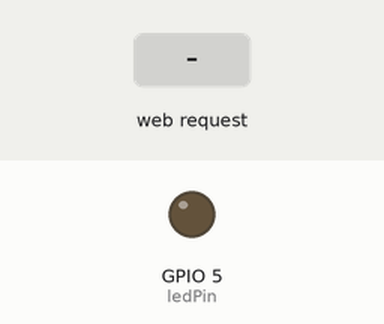
Recording of a sketch running on a simulated ESP8266 (NodeMCU). Parts: output pins drawn as LEDs (lit = HIGH). Inputs (shaded band) come from the test bench. WiFi joins after 1.5 s; servers stay silent unless stated; what the sketch prints to the serial monitor is not drawn.

Above: at 2.7 s.
2.8 s: HTTP request GET /LED=ON received
At 3.8 s:
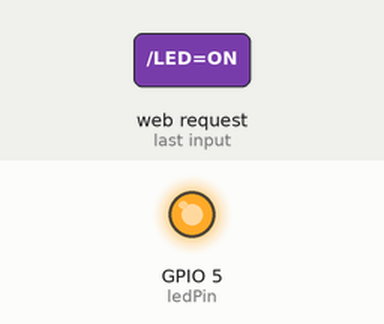
4.3 s: HTTP request GET /LED=OFF received
At 4.9 s:
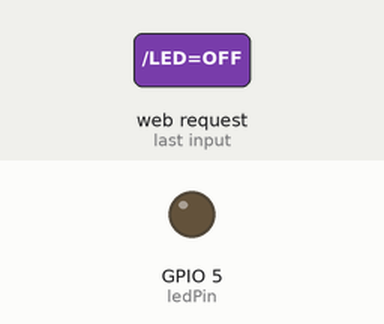
Timing chart, 0 to 7.3 s (numbered marks = the images above; inputs shaded):
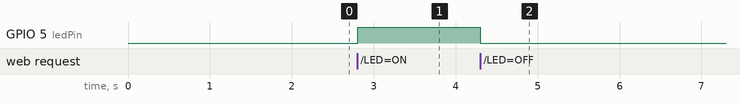

Measured:
- after the input at 2.8 s, GPIO 5 (ledPin): LOW → HIGH at once
- after the input at 4.3 s, GPIO 5 (ledPin): HIGH → LOW at once

The sketch:

esp8266Wifi.ino
```cpp
#include <ESP8266WiFi.h>

// Replace with your network credentials
const char* ssid = "JsIndustries";
const char* password = "Jesussaves";

// Create an instance of the server
WiFiServer server(80);

// LED pin
const int ledPin = 5;

void setup() {
  // Initialize the LED pin as an output
  pinMode(ledPin, OUTPUT);

  // Connect to Wi-Fi
  Serial.begin(9600);
  delay(10);
  Serial.println();
  Serial.print("Connecting to ");
  Serial.println(ssid);
  WiFi.begin(ssid, password);

  while (WiFi.status() != WL_CONNECTED) {
    delay(500);
    Serial.print(".");
  }

  Serial.println("");
  Serial.println("WiFi connected");

  // Start the server
  server.begin();
  Serial.println("Server started");

  // Print the IP address
  Serial.print("IP address: ");
  Serial.println(WiFi.localIP());
}

void loop() {
  // Check if a client has connected
  WiFiClient client = server.available();
  if (!client) {
    return;
  }

  // Wait until the client sends some data
  while (!client.available()) {
    delay(1);
  }

  // Read the first line of the request
  String request = client.readStringUntil('\r');
  Serial.println(request);
  client.flush();
  Serial.println("----------------------------");

  // Handle the request
  if (request.indexOf("/LED=ON") != -1) {
    digitalWrite(ledPin, HIGH);
  } else if (request.indexOf("/LED=OFF") != -1) {
    digitalWrite(ledPin, LOW);
  }

  // Send the response
  client.println("HTTP/1.1 200 OK");
  client.println("Content-Type: text/html");
  client.println("");
  client.println("<!DOCTYPE HTML>");
  client.println("<html>");
  client.println("<h1>ESP8266 LED Control</h1>");

  // Display the current state of the LED
  client.println("<p>LED is now: " + String(digitalRead(ledPin)) + "</p>");

  // Provide links to control the LED
  client.println("<p><a href=\"/LED=ON\">Turn On LED</a></p>");
  client.println("<p><a href=\"/LED=OFF\">Turn Off LED</a></p>");
  client.println("</html>");

  delay(1);
}
```
